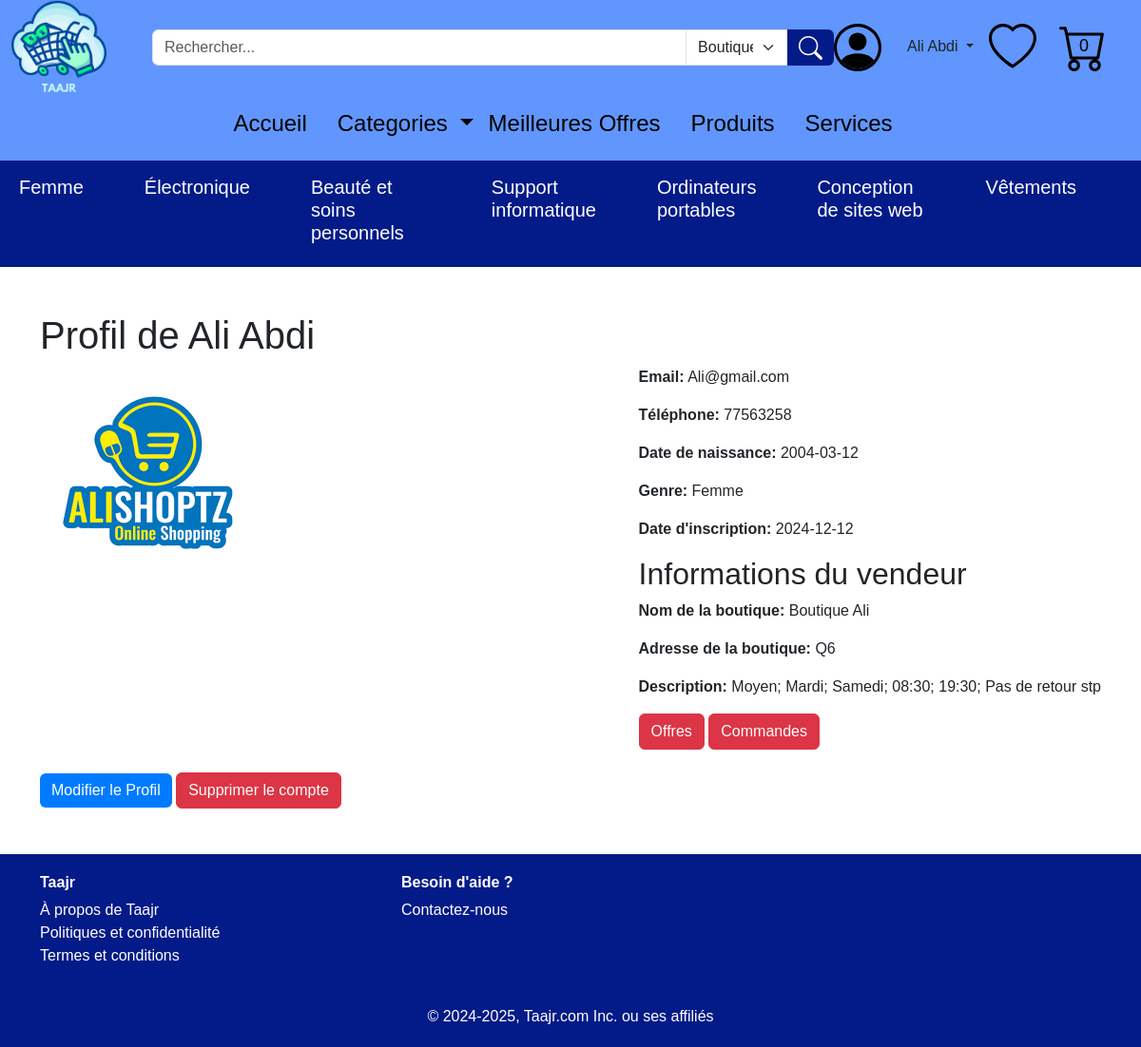
The app's page /Profil (signed in), older data.
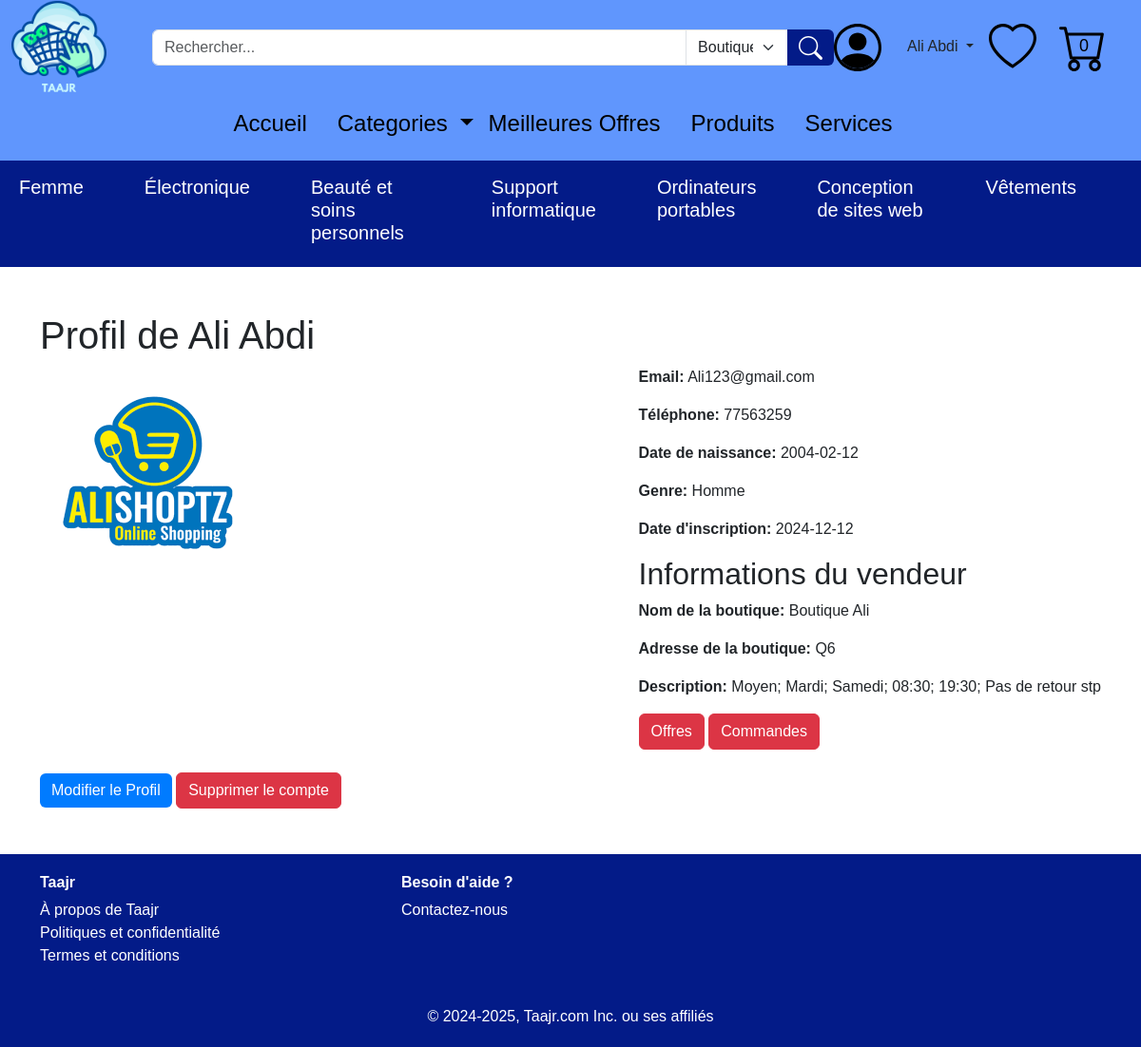
The same page, newer data.
### tables this page shows
CREATE TABLE "utilisateur" (
    ID_uti INTEGER PRIMARY KEY AUTOINCREMENT,
    nom_uti CHAR(50),
    prenom_uti CHAR(50),
    email_uti CHAR(50),
    telephone CHAR(50),
    date_inscription DATE DEFAULT (date('now', 'localtime')),
    type_uti CHAR(50)
, date_naissance DATE, genre CHAR(50), mot_de_passe CHAR(255));

### app.py (the view)
@app.route('/Profil')
def profil():
    if ('user_id' not in session):
        flash('Veuillez vous connecter pour accéder à votre profil.', 'danger')
        return redirect(url_for('connexion'))
    user = db.execute("SELECT * FROM utilisateur WHERE ID_uti = ?", session['user_id'])
    if (not user):
        flash('Utilisateur non trouvé.', 'danger')
        return redirect(url_for('connexion'))
    if user[0]['type_uti'] == 'Admin':
        return redirect(url_for('admin'))
    details = {}
    if (user[0]['type_uti'] == 'Client'):
        details = db.execute("SELECT * FROM Details_Client WHERE ID_uti = ?", session['user_id'])
    elif (user[0]['type_uti'] == 'Vendeur'):
        details = db.execute("SELECT * FROM Details_Vendeur WHERE ID_uti = ?", session['user_id'])
    return render_template('Profil.html', user=user[0], details=details)

### app.py (called while the page is built)
@app.context_processor
def inject_user_id():
    return dict(user_id=session.get('user_id'))

@app.context_processor
def inject_user_info():
    user_id = session.get('user_id')
    if user_id:
        user = db.execute("SELECT nom_uti, prenom_uti, email_uti, telephone, date_naissance, genre, type_uti FROM utilisateur WHERE ID_uti = ?", user_id)
        if user:
            return dict(user_name=f"{user[0]['prenom_uti']} {user[0]['nom_uti']}")
    return dict(user_name=None)

@app.context_processor
def inject_categories():
    categories = db.execute("SELECT ID_cat, nom_cat FROM categorie")
    return dict(categories=categories)

@app.context_processor
def inject_favoris_ids():
    user_id = session.get('user_id')
    if user_id:
        favoris = db.execute("SELECT ID_off FROM likes WHERE ID_uti = ?", user_id)
        favoris_ids = [item['ID_off'] for item in favoris]
        return dict(favoris_ids=favoris_ids)
    return dict(favoris_ids=[])

### templates/Profil.html (shortened to what this page needs)
{% extends "layout.html" %}
{% block content %}
<h1>Profil de {{ user['prenom_uti'] }} {{ user['nom_uti'] }}</h1>
<div style="display: flex; width: 100%; justify-content: space-between;">
    {% if details[0]['logo'] %}
        <div>
            <img src="/static/{{ details[0]['logo'] }}" alt="Logo de la boutique" style="max-width: 400px;">
        </div>
    {% endif %}
    <div style="margin-left: 20px;">
        <p><strong>Email:</strong> {{ user['email_uti'] }}</p>
        <p><strong>Téléphone:</strong> {{ user['telephone'] }}</p>
        <p><strong>Date de naissance:</strong> {{ user['date_naissance'] }}</p>
        <p><strong>Genre:</strong> {{ user['genre'] }}</p>
        <p><strong>Date d'inscription:</strong> {{ user['date_inscription'] }}</p>
        {% if user['type_uti'] == 'Client' %}
            <h2>Informations du client</h2>
            <p><strong>Adresse:</strong> {{ details[0]['adresse'] }}</p>
        {% elif user['type_uti'] == 'Vendeur' %}
            <h2>Informations du vendeur</h2>
            <p><strong>Nom de la boutique:</strong> {{ details[0]['nom_boutique'] }}</p>
            <p><strong>Adresse de la boutique:</strong> {{ details[0]['adresse_boutique'] }}</p>
            <p><strong>Description:</strong> {{ details[0]['description'] }}</p>
            <div class="button-group mt-3">
                <a href="{{ url_for('offres_vendeurs') }}" class="btn btn-danger">Offres</a>
                <a href="{{ url_for('commandes_vendeurs') }}" class="btn btn-danger">Commandes</a>
            </div>
        {% endif %}
    </div>
</div>
<br>
<div style="display: flex; justify-content: space-between;">
    <div>
        <a href="{{ url_for('modifier_profil') }}" class="btn btn-primary">Modifier le Profil</a>
        <a href="{{ url_for('supprimer_compte') }}" class="btn btn-danger" onclick="return confirm('Êtes-vous sûr de vouloir supprimer votre compte ? Cette action est irréversible.')">Supprimer le compte</a>
    </div>
</div>
{% endblock %}

Row changes from the older to the newer data that the page shows:
changed utilisateur "Ali": email_uti "Ali@gmail.com" → "Ali123@gmail.com"; telephone "77563258" → "77563259"; date_naissance "2004-03-12" → "2004-02-12"; genre "Femme" → "Homme"
